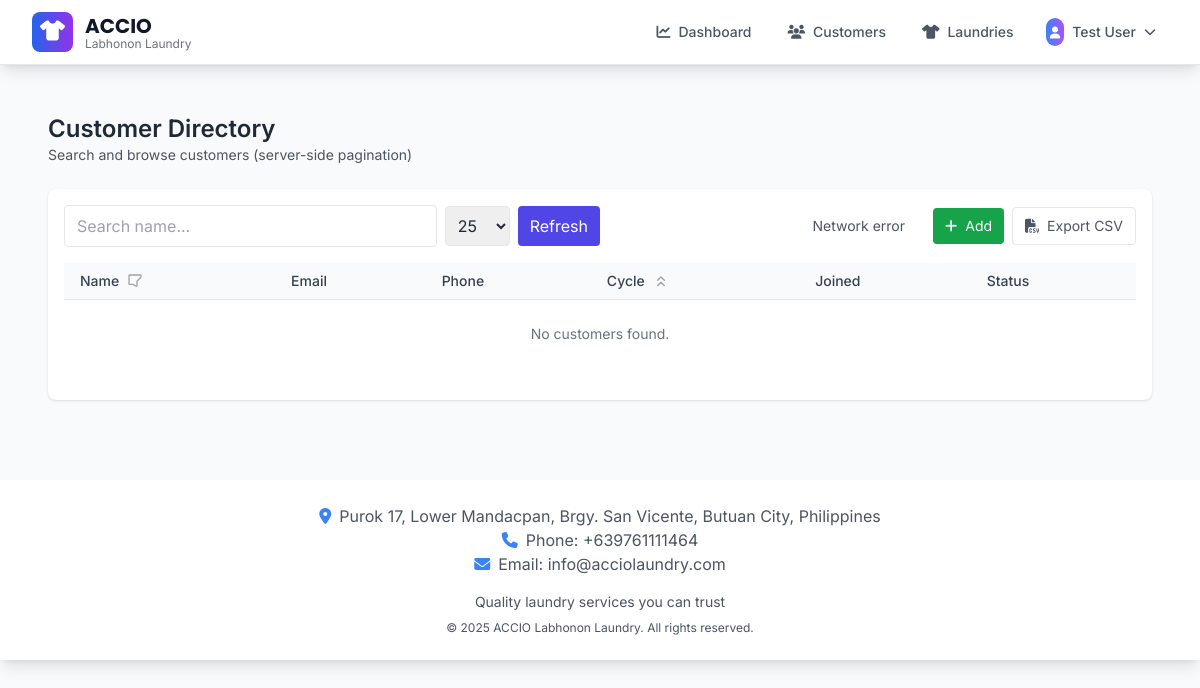
The app's page /customer/list (signed in) with its own data.
### app/models.py (models this page shows, shortened)
class BusinessSettings(db.Model):
    id = db.Column(db.Integer, primary_key=True)
    business_name = db.Column(db.String(200), default="ACCIO")
    business_tagline = db.Column(db.String(200), default="Labhonon Laundry")
    business_description = db.Column(
        db.Text, default="Professional laundry services with quality care"
    )
    phone = db.Column(db.String(50), default="+639761111464")
    email = db.Column(db.String(150), default="info@acciolaundry.com")
    address = db.Column(
        db.Text,
        default="Purok 17, Lower Mandacpan, Brgy. San Vicente, Butuan City, Philippines",
    )
    operating_hours = db.Column(db.Text, default="Monday - Sunday: 6:00 AM - 8:00 PM")
    footer_text = db.Column(db.Text, default="Quality laundry services you can trust")
    copyright_text = db.Column(
        db.String(200), default="© 2025 ACCIO Labhonon Laundry. All rights reserved."
    )
    facebook_url = db.Column(db.String(255))
    instagram_url = db.Column(db.String(255))
    website_url = db.Column(db.String(255))
    currency_symbol = db.Column(db.String(10), default="₱")
    date_format = db.Column(db.String(20), default="%B %d, %Y")
    timezone = db.Column(db.String(50), default="Asia/Manila")
    created_at = db.Column(db.DateTime, default=datetime.utcnow)
    updated_at = db.Column(
        db.DateTime, default=datetime.utcnow, onupdate=datetime.utcnow
    )
    updated_by = db.Column(db.Integer, db.ForeignKey("user.id"))
    updated_by_user = db.relationship("User", backref="business_settings_updates")
    @staticmethod
    def get_settings():
        settings = BusinessSettings.query.first()
        if not settings:
            settings = BusinessSettings()
            db.session.add(settings)
            db.session.commit()
        return settings

class User(db.Model, UserMixin):
    id = db.Column(db.Integer, primary_key=True)
    email = db.Column(db.String(150), unique=True)
    password = db.Column(db.String(150))
    full_name = db.Column(db.String(150))
    phone = db.Column(db.String(20))
    role = db.Column(
        db.String(20), default="user"
    )  # 'super_admin', 'admin', 'manager', 'user'
    is_active = db.Column(db.Boolean, default=True)
    must_change_password = db.Column(db.Boolean, default=False)
    date_created = db.Column(db.DateTime, default=datetime.utcnow)
    def is_admin(self):
        return self.role in ["admin", "super_admin"]
    def is_manager(self):
        return self.role in ["manager", "admin", "super_admin"]

### app/views.py (the view)
@views.route("/customer/list")
@login_required
def customer_list():
    return render_template("customer/list_view.html")

### app/__init__.py (called while the page is built)
@login_manager.user_loader
def load_user(id):
    from .models import User
    return User.query.get(int(id))

### app/templates/customer/list_view.html (shortened to what this page needs)
<!doctype html>
<html lang="en">
<head>
</head>
<body class="bg-gray-50 text-gray-800">
  {% extends 'base.html' %}
  {% block content %}
    <div class="max-w-6xl mx-auto p-6">
      <header class="mb-6">
        <h1 class="text-2xl font-semibold">Customer Directory</h1>
        <p class="text-sm text-gray-600">Search and browse customers (server-side pagination)</p>
      </header>
      <div class="bg-white shadow rounded-lg p-4">
        <div class="flex flex-col md:flex-row md:items-center md:justify-between gap-4 mb-4">
          <div class="flex items-center gap-2 w-full md:w-1/2">
            <input id="searchInput" type="search" placeholder="Search name..." class="w-full border rounded px-3 py-2 focus:outline-none focus:ring-2 focus:ring-indigo-500" />
            <select id="perPage" class="border rounded px-2 py-2">
              <option value="25" selected>25</option>
            </select>
            <button id="refreshBtn" class="px-3 py-2 bg-indigo-600 text-white rounded hover:bg-indigo-700">Refresh</button>
          </div>
          <div class="flex items-center gap-3 text-sm text-gray-600">
            <div id="resultsInfo">&nbsp;</div>
            {% if current_user.is_authenticated %}
            <div class="flex items-center gap-2 ml-4">
              <a href="{{ url_for('customer.add_customer') }}" class="inline-flex items-center px-3 py-2 bg-green-600 text-white rounded hover:bg-green-700 text-sm">
                <i class="fas fa-plus mr-2"></i> Add
              </a>
              <button id="exportBtn" data-allowed="{{ 'true' if (current_user.is_admin() or current_user.is_manager()) else 'false' }}" class="inline-flex items-center px-3 py-2 rounded border text-sm hover:bg-gray-200" aria-disabled="{{ 'false' if (current_user.is_admin() or current_user.is_manager()) else 'true' }}">
                <i class="fas fa-file-csv mr-2"></i> Export CSV
              </button>
            </div>
            {% endif %}
          </div>
        </div>
        <div class="relative overflow-x-auto">
          <div class="hidden md:block">
            <table class="min-w-full table-auto divide-y divide-gray-200">
            <thead class="bg-gray-50">
                <tr>
                  <th class="px-4 py-2 text-left text-sm font-medium text-gray-700">
                    <div class="flex items-center gap-2">
                      <span>Name</span>
                      <button id="filter-name-btn" title="Filter by name" class="text-gray-400 hover:text-gray-700 focus:outline-none">
                        <svg class="w-4 h-4" fill="none" stroke="currentColor" viewBox="0 0 24 24"><path stroke-linecap="round" stroke-linejoin="round" stroke-width="2" d="M3 4a1 1 0 011-1h16a1 1 0 011 1v2a1 1 0 01-.293.707L15 12.414V19a1 1 0 01-1.447.894L9 17H4a1 1 0 01-1-1V4z"/></svg>
                      </button>
                    </div>
                  </th>
                  <th class="px-4 py-2 text-left text-sm font-medium text-gray-700">Email</th>
                  <th class="px-4 py-2 text-left text-sm font-medium text-gray-700">Phone</th>
                  <th class="px-4 py-2 text-left text-sm font-medium text-gray-700">
                    <div class="flex items-center gap-2">
                      <span>Cycle</span>
                      <button id="sort-laundries-btn" title="Sort by cycle" class="text-gray-400 hover:text-gray-700 focus:outline-none">
                        <svg id="sort-laundries-icon" class="w-4 h-4" fill="none" stroke="currentColor" viewBox="0 0 24 24"><path id="sort-laundries-path" stroke-linecap="round" stroke-linejoin="round" stroke-width="2" d="M7 11l5-5 5 5M7 19l5-5 5 5"/></svg>
                      </button>
                    </div>
                  </th>
                  <th class="px-4 py-2 text-left text-sm font-medium text-gray-700">Joined</th>
                  <th class="px-4 py-2 text-left text-sm font-medium text-gray-700">Status</th>
                </tr>
            </thead>
            <tbody id="customersTbody" class="bg-white divide-y divide-gray-100">
            </tbody>
          </table>
          </div>
        </div>
      </div>
    </div>
  {% endblock %}

### app/templates/base.html (shortened to what this page needs)
<!DOCTYPE html>
<html lang="en">
<head>
    <script src="https://cdn.tailwindcss.com"></script>
    <link rel="stylesheet" href="https://cdnjs.cloudflare.com/ajax/libs/font-awesome/6.4.0/css/all.min.css">
</head>
<body class="bg-gray-50 font-sans" data-authenticated="{% if current_user.is_authenticated %}true{% else %}false{% endif %}">
    <nav class="bg-white shadow-lg border-b border-gray-200 sticky top-0 left-0 w-full z-50">
        <div class="max-w-7xl mx-auto px-4 sm:px-6 lg:px-8">
            <div class="flex justify-between items-center h-16">
                <div class="flex items-center flex-shrink-0">
                    <div class="flex-shrink-0 flex items-center">
                        <div class="bg-gradient-to-r from-blue-600 to-purple-600 rounded-lg p-2 mr-3">
                            <i class="fas fa-tshirt text-white text-xl"></i>
                        </div>
                        <div>
                            <h1 class="brand-font text-xl font-bold text-gray-900">{{ business_settings.business_name }}</h1>
                            <p class="text-xs text-gray-500 -mt-1">{{ business_settings.business_tagline }}</p>
                        </div>
                    </div>
                </div>
                <div class="hidden md:flex items-center space-x-1 flex-1 justify-end">
                    {% if current_user.is_authenticated %}
                        <a href="{{ url_for('views.dashboard') }}" class="flex items-center px-4 py-2 rounded-lg text-sm font-medium transition-all duration-200 {% if request.endpoint == 'views.dashboard' %}bg-blue-50 text-blue-700 border border-blue-200{% else %}text-gray-600 hover:text-blue-700 hover:bg-blue-50{% endif %}">
                            <i class="fas fa-chart-line mr-2"></i>
                            Dashboard
                        </a>
                        <a href="{{ url_for('customer.list_customers') }}"
                           class="flex items-center px-4 py-2 rounded-lg text-sm font-medium transition-all duration-200
                                  {% if request.endpoint == 'customer.list_customers' %}
                                      bg-blue-50 text-blue-700 border border-blue-200
                                  {% else %}
                                      text-gray-600 hover:text-blue-700 hover:bg-blue-50
                                  {% endif %}">
                            <i class="fas fa-users mr-2"></i>
                            Customers
                        </a>
                        <a href="{{ url_for('laundry.list_laundries') }}"
                           class="flex items-center px-4 py-2 rounded-lg text-sm font-medium transition-all duration-200
                                  {% if request.endpoint == 'laundry.list_laundries' %}
                                      bg-blue-50 text-blue-700 border border-blue-200
                                  {% else %}
                                      text-gray-600 hover:text-blue-700 hover:bg-blue-50
                                  {% endif %}">
                            <i class="fas fa-tshirt mr-2"></i>
                            Laundries
                        </a>
                        <div class="relative ml-4 group">
                            <button class="flex items-center px-3 py-2 rounded-lg text-sm font-medium text-gray-600 hover:text-blue-700 hover:bg-blue-50 transition-all duration-200">
                                <div class="bg-gradient-to-r from-blue-500 to-purple-500 rounded-full p-1 mr-2">
                                    <i class="fas fa-user text-white text-xs"></i>
                                </div>
                                {{ current_user.full_name or current_user.email.split('@')[0] }}
                                <i class="fas fa-chevron-down ml-2 text-xs"></i>
                            </button>
                        </div>
                    {% endif %}
                </div>
            </div>
        </div>
    </nav>
    <main class="max-w-7xl mx-auto px-4 py-6">
        {% block content %}{% endblock %}
    </main>
    <footer class="bg-white shadow-lg mt-8">
        <div class="max-w-7xl mx-auto px-4 py-6">
            <div class="text-center text-gray-600">
                <p><i class="fas fa-map-marker-alt mr-2 text-blue-500"></i>{{ business_settings.address }}</p>
                <p><i class="fas fa-phone mr-2 text-blue-500"></i>Phone: {{ business_settings.phone }}</p>
                {% if business_settings.email %}
                <p><i class="fas fa-envelope mr-2 text-blue-500"></i>Email: {{ business_settings.email }}</p>
                {% endif %}
                <div class="mt-4">
                    <p class="text-sm">{{ business_settings.footer_text }}</p>
                    <p class="text-xs mt-2">{{ business_settings.copyright_text }}</p>
                </div>
            </div>
        </div>
    </footer>
</body>
</html>

### app/templates/base.html (style rules this page uses)
body { font-family: 'Inter', sans-serif; }
.brand-font { font-family: 'Poppins', sans-serif; }

### records on screen
BusinessSettings: business_name "ACCIO", business_tagline "Labhonon Laundry", address "Purok 17, Lower Mandacpan, Brgy. San Vicente, Butuan City, Philippines", phone "+639761111464", email "info@acciolaundry.com", footer_text "Quality laundry services you can trust", copyright_text "© 2025 ACCIO Labhonon Laundry. All rights reserved."
User: full_name "Test User"
